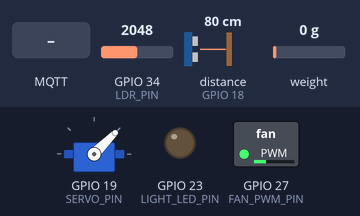
Recording of a sketch running on a simulated ESP32. On the bench: servo, switched loads named in the sketch (green lamp = pin HIGH), output pins drawn as LEDs (lit = HIGH). Wiring (inferred from the names in the program): ultrasonic range finder: trigger GPIO 5; echo GPIO 18. Inputs (shaded band) come from the test bench; at power-on: GPIO 34 (LDR_PIN) = 2048, distance to the obstacle (sensor on GPIO 18) 80 cm, weight on the scale 0 g. The echo pulse lasts 58.3 µs per cm; WiFi joins after 1.5 s; servers stay silent unless stated; no MQTT or app messages arrive unless stated; pins used as bus, display or sensor lines are not drawn; what the sketch prints to the serial monitor is not drawn.

Above: at 3.8 s.
3.9 s: MQTT message "setServo" arrives on the first subscribed topic
At 4.3 s:
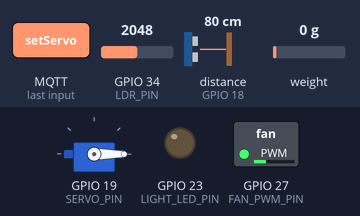
5.4 s: GPIO 34 (LDR_PIN) set to 3132
7.3 s: GPIO 34 (LDR_PIN) set to 3258
At 9.7 s:
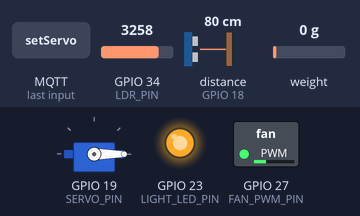
10.1 s: GPIO 34 (LDR_PIN) set to 2866
At 12.0 s:
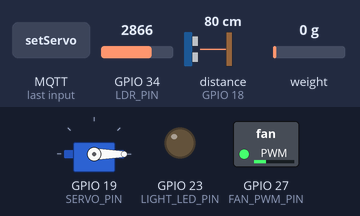
12.6 s: GPIO 34 (LDR_PIN) set to 3603
At 14.3 s:
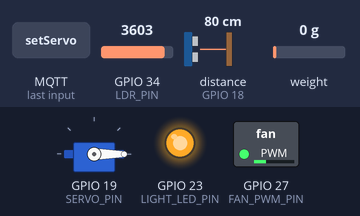
Timing chart, 0 to 15.8 s (numbered marks = the images above; inputs shaded):
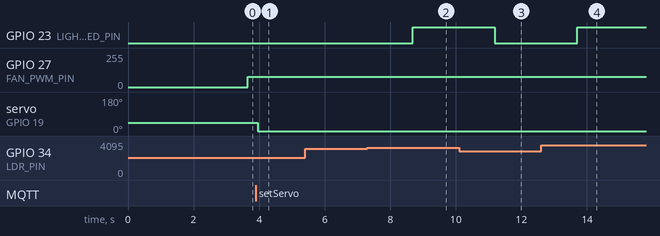

Measured:
- the behaviour switches between 3185 and 3186 on GPIO 34 (LDR_PIN) (found by bisection; images 1 and 2)
- after the input at 3.9 s, servo on GPIO 19 (SERVO_PIN): 45° → 0° after 0.06 s
- after the input at 5.4 s, every drawn part: stays the same
- after the input at 7.3 s, GPIO 23 (LIGHT_LED_PIN): LOW → HIGH after 1.4 s
- after the input at 10.1 s, GPIO 23 (LIGHT_LED_PIN): HIGH → LOW after 1.1 s
- after the input at 12.6 s, GPIO 23 (LIGHT_LED_PIN): LOW → HIGH after 1.1 s

The sketch:

Zone2B_Resources.ino
```cpp
/*
 * Zone 2B - Cattle Resources Node
 * ESP32 with Ultrasonic Level, LDR, HX711 Load Cell, Fan Control, Lighting Servo
 * GPIO Pins: Ultrasonic_TRIG=5, Ultrasonic_ECHO=18, LDR=34, HX711_DT=32, HX711_SCK=4
 * Fan=27, Light LED=23, Feed Servo=19
 */

#include <WiFi.h>
#include <MQTT.h>
#include <ESP32Servo.h>
#include <HX711.h>

// WiFi credentials
const char* ssid = "YOUR_SSID";
const char* password = "YOUR_PASSWORD";

// ThingsBoard MQTT broker
const char* mqtt_broker = "YOUR_THINGSBOARD_HOST";
const int mqtt_port = 1883;
const char* mqtt_username = "YOUR_DEVICE_TOKEN";

// GPIO Pins
#define ULTRASONIC_TRIG 5
#define ULTRASONIC_ECHO 18
#define LDR_PIN 34
#define HX711_DT 32
#define HX711_SCK 4
#define FAN_PWM_PIN 27
#define LIGHT_LED_PIN 23
#define SERVO_PIN 19

// Servo for feed dispenser
Servo feedServo;

// Load cell (HX711)
HX711 scale;

// MQTT Client
WiFiClient espClient;
MQTTClient client;

// Thresholds
const int TEMP_THRESHOLD = 28;
const int LUX_THRESHOLD = 300;

// State tracking
int waterTroughLevel = 32;
float feedWeight = 28.0;
int lux = 720;
int fanSpeed = 30;
bool autoLightingActive = false;
int feedServoAngle = 45;
bool feedDispensed = false;

void setup() {
  Serial.begin(115200);
  delay(100);

  // Initialize pins
  pinMode(ULTRASONIC_TRIG, OUTPUT);
  pinMode(ULTRASONIC_ECHO, INPUT);
  pinMode(LIGHT_LED_PIN, OUTPUT);

  // Set PWM for fan
  ledcSetup(0, 5000, 8);
  ledcAttachPin(FAN_PWM_PIN, 0);

  // Initialize servo
  feedServo.setPeriodHertz(50);
  feedServo.attach(SERVO_PIN, 1000, 2000);
  feedServo.write(feedServoAngle);

  // Initialize HX711 load cell
  scale.begin(HX711_DT, HX711_SCK);
  scale.set_scale(2280.0); // Calibration factor (adjust based on your sensor)
  scale.tare();

  // Connect to WiFi
  connectToWiFi();

  // Setup MQTT
  client.begin(mqtt_broker, mqtt_port, espClient);
  client.onMessage(messageReceived);
}

void loop() {
  // Maintain WiFi connection
  if (WiFi.status() != WL_CONNECTED) {
    connectToWiFi();
  }

  // Maintain MQTT connection
  if (!client.connected()) {
    connectToMQTT();
  }
  client.loop();

  // Read sensors every 2.5 seconds
  static unsigned long lastReadTime = 0;
  if (millis() - lastReadTime >= 2500) {
    lastReadTime = millis();

    // Read ultrasonic distance
    int distance = readUltrasonic();
    waterTroughLevel = map(distance, 30, 2, 50, 10); // Convert distance to level %
    waterTroughLevel = constrain(waterTroughLevel, 10, 50);

    // Read load cell weight
    if (scale.is_ready()) {
      feedWeight = scale.get_units(10) / 1000.0; // Convert to kg
    }

    // Read LDR light level (0-4095 ADC, convert to 0-1000 lux approx)
    int luxADC = analogRead(LDR_PIN);
    lux = map(luxADC, 4095, 0, 100, 1000); // Inverted: bright=high ADC, dark=low ADC

    // Auto-control logic: Turn on lights if lux < 300
    autoLightingActive = lux < LUX_THRESHOLD;
    digitalWrite(LIGHT_LED_PIN, autoLightingActive ? HIGH : LOW);

    // Fan speed varies with temperature (simulated here at 30% base)
    fanSpeed = 30;
    ledcWrite(0, (fanSpeed * 255) / 100);

    // Publish telemetry
    publishTelemetry();
  }

  delay(100);
}

void connectToWiFi() {
  Serial.print("Connecting to WiFi: ");
  Serial.println(ssid);
  WiFi.begin(ssid, password);

  int attempts = 0;
  while (WiFi.status() != WL_CONNECTED && attempts < 20) {
    delay(500);
    Serial.print(".");
    attempts++;
  }

  if (WiFi.status() == WL_CONNECTED) {
    Serial.println("\nWiFi connected!");
  }
}

void connectToMQTT() {
  Serial.print("Connecting to MQTT as Zone2B...");

  if (client.connect("Zone2B", mqtt_username, "")) {
    Serial.println("connected!");
    client.subscribe("v1/devices/me/rpc/request/+");
  } else {
    Serial.println("failed");
  }
}

int readUltrasonic() {
  // Send pulse
  digitalWrite(ULTRASONIC_TRIG, LOW);
  delayMicroseconds(2);
  digitalWrite(ULTRASONIC_TRIG, HIGH);
  delayMicroseconds(10);
  digitalWrite(ULTRASONIC_TRIG, LOW);

  // Measure pulse duration
  long duration = pulseIn(ULTRASONIC_ECHO, HIGH, 30000);

  // Convert to distance (cm)
  int distance = duration * 0.034 / 2;

  return distance > 0 ? distance : 50;
}

void publishTelemetry() {
  String payload = "{";
  payload += "\"waterTroughLevel\":" + String(waterTroughLevel);
  payload += ",\"feedWeight\":" + String(feedWeight, 1);
  payload += ",\"lux\":" + String(lux);
  payload += ",\"fanSpeed\":" + String(fanSpeed);
  payload += ",\"autoLightingActive\":" + String(autoLightingActive ? "true" : "false");
  payload += ",\"feedServoAngle\":" + String(feedServoAngle);
  payload += ",\"feedDispensed\":" + String(feedDispensed ? "true" : "false");
  payload += "}";

  client.publish("v1/devices/me/telemetry", payload);
}

void messageReceived(String &topic, String &payload) {
  Serial.print("Incoming MQTT message: ");
  Serial.println(payload);

  if (topic.indexOf("rpc/request") != -1) {
    if (payload.indexOf("setFan") != -1) {
      fanSpeed = payload.indexOf("true") != -1 ? 75 : 30;
      ledcWrite(0, (fanSpeed * 255) / 100);

      String response = "{\"result\":true}";
      client.publish("v1/devices/me/rpc/response/1", response);
    }

    if (payload.indexOf("setLighting") != -1) {
      autoLightingActive = payload.indexOf("true") != -1;
      digitalWrite(LIGHT_LED_PIN, autoLightingActive ? HIGH : LOW);

      String response = "{\"result\":true}";
      client.publish("v1/devices/me/rpc/response/1", response);
    }

    if (payload.indexOf("setServo") != -1) {
      // Parse angle (simple parsing)
      int angle = 45;
      if (payload.indexOf("90") != -1) {
        angle = 90;
        feedDispensed = true;
      } else {
        angle = 0;
        feedDispensed = false;
      }
      feedServoAngle = angle;
      feedServo.write(feedServoAngle);

      String response = "{\"result\":true}";
      client.publish("v1/devices/me/rpc/response/1", response);
    }
  }
}
```
